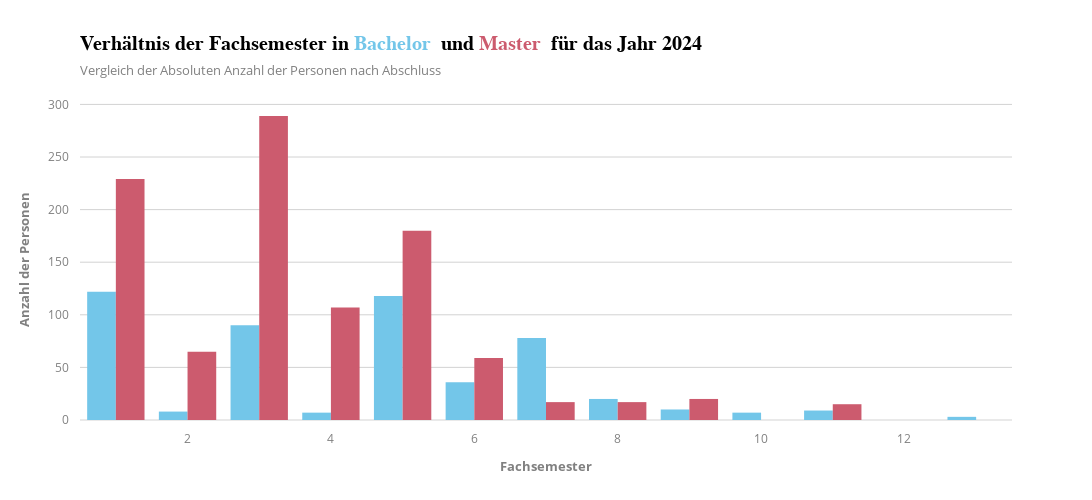

The notebook cell saved with this chart:
### Code cell
df = pd.DataFrame(df_sorted)

df['Category'] = df['Category'].str.replace(' (%)', '', regex=False)

category_order = ["1", "2", "3", "4", "5", "6", "7", "8", "9", "10", "11", "12", "13", "14 und mehr"]

df['Y-Wert'] = df['Studiengang'].map({'Bachelor': 1, 'Master': -1})

fig = px.bar(df,
             x="Category",
             y="Wert",
             color="Studiengang",
             barmode="group",
             title="Verhältnis der Fachsemester in </b><span style='color:#73c6e9;'>Bachelor</span> <b> und </b><span style='color:#cc5b6e;'>Master</span> <b> für das Jahr 2024",
             labels={"Category": "Fachsemester", "Wert": "Anzahl der Personen"},
             category_orders={"Category": category_order},
             color_discrete_map={"Bachelor": "#73c6e9", "Master": "#cc5b6e"})

fig.update_layout(
    template="infoviz",
    height=500, 
    width=1200,
    yaxis_title="Anzahl der Personen",
    xaxis_title="Fachsemester",
    xaxis=dict(
        ticklabelstandoff=10,
        ticklabelposition="outside bottom",
    ),
    showlegend=False,
)

fig.show()

### Figure 1 — Plotly figure (JSON) as saved in the notebook; plotly's stock layout.template omitted (floating-point values rounded to 4 significant figures)
{"data": [{"alignmentgroup": "True", "hovertemplate": "Studiengang=Bachelor<br>Fachsemester=%{x}<br>Anzahl der Personen=%{y}<extra></extra>", "legendgroup": "Bachelor", "marker": {"color": "#73c6e9", "pattern": {"shape": ""}}, "name": "Bachelor", "offsetgroup": "Bachelor", "orientation": "v", "showlegend": true, "textposition": "auto", "type": "bar", "x": ["1", "10", "11", "12", "13", "14 und mehr", "2", "3", "4", "5", "6", "7", "8", "9"], "xaxis": "x", "y": [122, 7, 9, 0, 3, 0, 8, 90, 7, 118, 36, 78, 20, 10], "yaxis": "y"}, {"alignmentgroup": "True", "hovertemplate": "Studiengang=Master<br>Fachsemester=%{x}<br>Anzahl der Personen=%{y}<extra></extra>", "legendgroup": "Master", "marker": {"color": "#cc5b6e", "pattern": {"shape": ""}}, "name": "Master", "offsetgroup": "Master", "orientation": "v", "showlegend": true, "textposition": "auto", "type": "bar", "x": ["1", "10", "11", "12", "13", "14 und mehr", "2", "3", "4", "5", "6", "7", "8", "9"], "xaxis": "x", "y": [229, 0, 15, 0, 0, 0, 65, 289, 107, 180, 59, 17, 17, 20], "yaxis": "y"}], "layout": {"barmode": "group", "height": 500, "legend": {"title": {"text": "Studiengang"}, "tracegroupgap": 0}, "showlegend": false, "title": {"text": "Verhältnis der Fachsemester in </b><span style='color:#73c6e9;'>Bachelor</span> <b> und </b><span style='color:#cc5b6e;'>Master</span> <b> für das Jahr 2024"}, "width": 1200, "xaxis": {"anchor": "y", "categoryarray": ["1", "2", "3", "4", "5", "6", "7", "8", "9", "10", "11", "12", "13", "14 und mehr"], "categoryorder": "array", "domain": [0, 1], "ticklabelposition": "outside bottom", "ticklabelstandoff": 10, "title": {"text": "Fachsemester"}}, "yaxis": {"anchor": "x", "domain": [0, 1], "title": {"text": "Anzahl der Personen"}}}}
